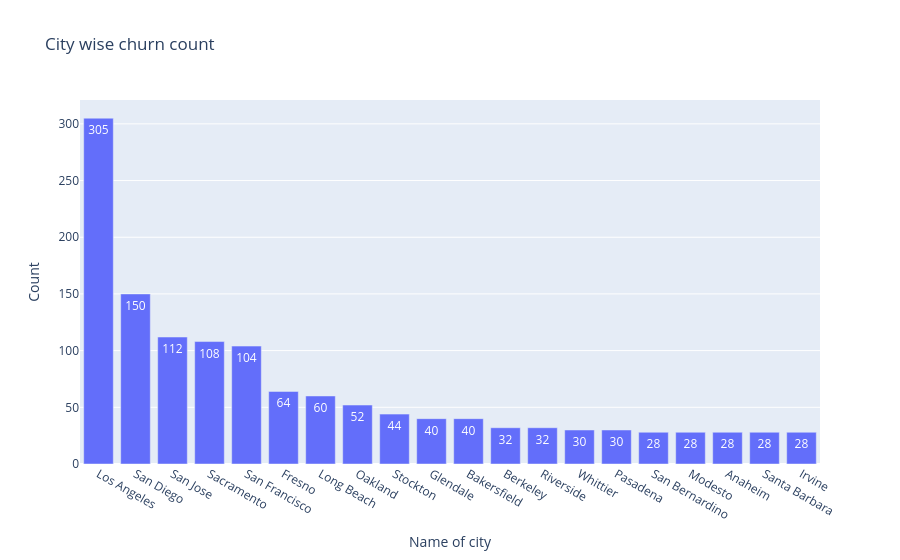

This figure's notebook cell:
### Code cell
fig = px.bar(City_ChurnLabel.head(20), x='City', y= 'count', title='City wise churn count', text ='count')
fig.update_layout(
    xaxis_title="Name of city",
    yaxis_title="Count"
)
fig.show()

### Figure 1 — Plotly figure (JSON) as saved in the notebook; plotly's stock layout.template omitted (floating-point values rounded to 4 significant figures)
{"data": [{"hovertemplate": "City=%{x}<br>count=%{text}<extra></extra>", "legendgroup": "", "marker": {"color": "#636efa", "pattern": {"shape": ""}}, "name": "", "orientation": "v", "showlegend": false, "text": [305.0, 150.0, 112.0, 108.0, 104.0, 64.0, 60.0, 52.0, 44.0, 40.0, 40.0, 32.0, 32.0, 30.0, 30.0, 28.0, 28.0, 28.0, 28.0, 28.0], "textposition": "auto", "type": "bar", "x": ["Los Angeles", "San Diego", "San Jose", "Sacramento", "San Francisco", "Fresno", "Long Beach", "Oakland", "Stockton", "Glendale", "Bakersfield", "Berkeley", "Riverside", "Whittier", "Pasadena", "San Bernardino", "Modesto", "Anaheim", "Santa Barbara", "Irvine"], "xaxis": "x", "y": [305, 150, 112, 108, 104, 64, 60, 52, 44, 40, 40, 32, 32, 30, 30, 28, 28, 28, 28, 28], "yaxis": "y"}], "layout": {"barmode": "relative", "legend": {"tracegroupgap": 0}, "title": {"text": "City wise churn count"}, "xaxis": {"anchor": "y", "domain": [0, 1], "title": {"text": "Name of city"}}, "yaxis": {"anchor": "x", "domain": [0, 1], "title": {"text": "Count"}}}}
